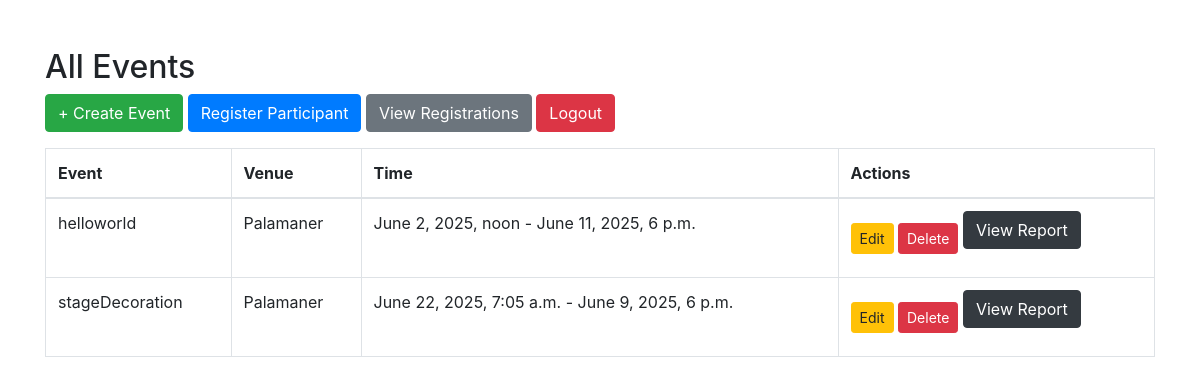
Screenshot of / (signed in) with the database file from the repository.
### eventapp/models.py (models this page shows, shortened)
class Event(models.Model):
    name = models.CharField(max_length=100)
    description = models.TextField()
    start_time = models.DateTimeField()
    end_time = models.DateTimeField()
    venue = models.ForeignKey(Venue, on_delete=models.CASCADE)
    organizer = models.ForeignKey(Organizer, on_delete=models.CASCADE)
    created_at = models.DateTimeField(default=timezone.now)

class Venue(models.Model):
    name = models.CharField(max_length=100)
    address = models.TextField()
    city = models.CharField(max_length=50)
    capacity = models.PositiveIntegerField()

### eventapp/views.py (the view)
# urls.py: path('', views.event_list, name='event_list'),
@login_required
def event_list(request):
    events = Event.objects.all()
    return render(request, 'event_list.html', {'events': events})

### eventapp/templates/event_list.html (shortened to what this page needs)
{% load static %}
<!DOCTYPE html>
<html>
<head>
    <link rel="stylesheet" href="{% static 'bootstrap.min.css' %}">
</head>
<body class="container mt-5">
    <h2>All Events</h2>
    <a href="{% url 'event_create' %}" class="btn btn-success mb-3">+ Create Event</a>
    <a href="{% url 'register_participant' %}" class="btn btn-primary mb-3">Register Participant</a>
    <a href="{% url 'registration_list' %}" class="btn btn-secondary mb-3">View Registrations</a>
    <a href="{% url 'logout' %}" class="btn btn-danger mb-3">Logout</a>
    <table class="table table-bordered">
        <thead>
            <tr><th>Event</th><th>Venue</th><th>Time</th><th>Actions</th></tr>
        </thead>
        <tbody>
            {% for event in events %}
            <tr>
                <td>{{ event.name }}</td>
                <td>{{ event.venue.name }}</td>
                <td>{{ event.start_time }} - {{ event.end_time }}</td>
                <td>
                    <a href="{% url 'event_edit' event.id %}" class="btn btn-sm btn-warning">Edit</a>
                    <a href="{% url 'event_delete' event.id %}" class="btn btn-sm btn-danger">Delete</a>
                    <a href="{% url 'registration_report' %}" class="btn btn-dark mb-3">View Report</a>
                </td>
            </tr>
            {% endfor %}
        </tbody>
    </table>
</body>
</html>

### rows the page displays
Event: name "helloworld", venue.name "Palamaner", start_time "June 2, 2025, noon", end_time "June 11, 2025, 6 p.m."
Event: name "stageDecoration", venue.name "Palamaner", start_time "June 22, 2025, 7:05 a.m.", end_time "June 9, 2025, 6 p.m."
